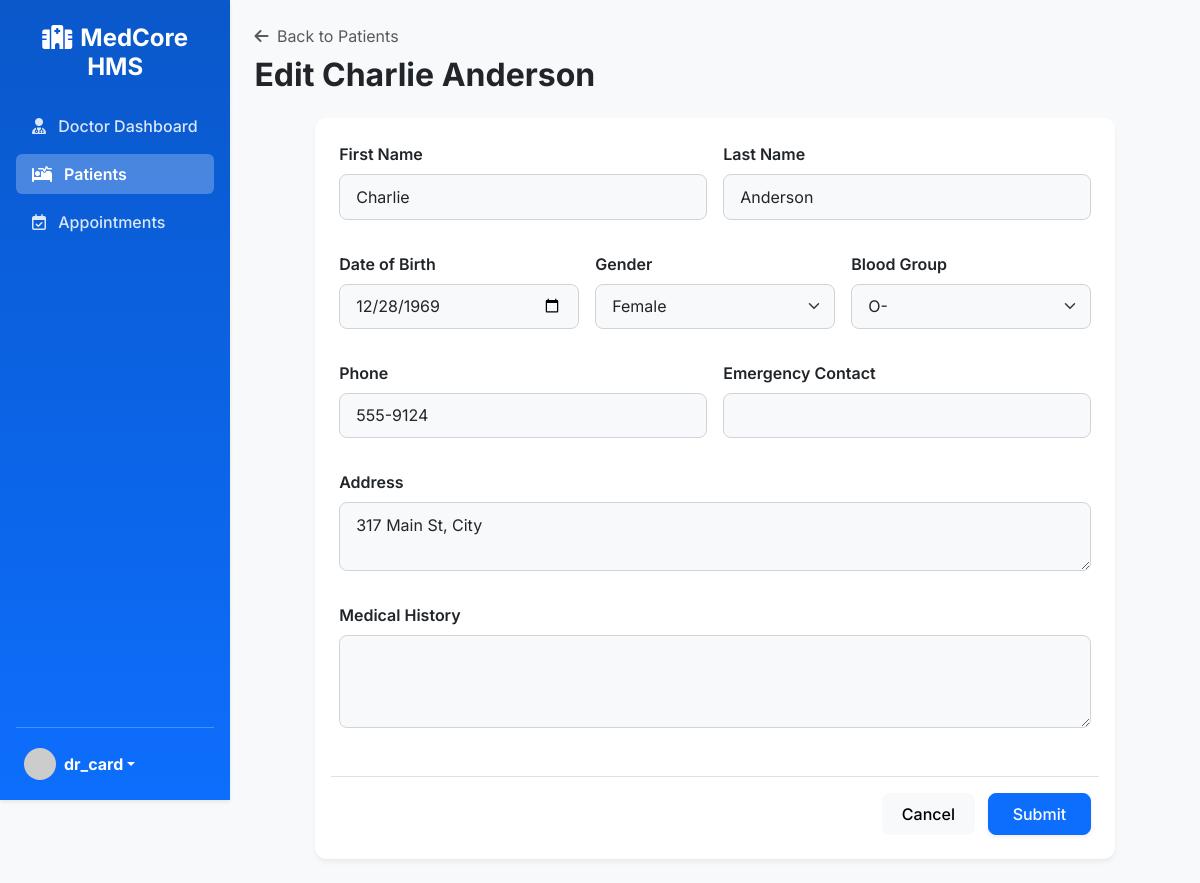
The page /patient/edit/1 (signed in) on the database its author committed.
### app/models.py (models this page shows, shortened)
class User(UserMixin, db.Model):
    __tablename__ = 'users'
    id = db.Column(db.Integer, primary_key=True)
    username = db.Column(db.String(64), unique=True, index=True)
    email = db.Column(db.String(120), unique=True, index=True)
    password_hash = db.Column(db.String(128))
    role = db.Column(db.String(20), nullable=False) # 'admin', 'doctor', 'receptionist'
    created_at = db.Column(db.DateTime, default=datetime.utcnow)
    last_login = db.Column(db.DateTime)
    doctor_profile = db.relationship('Doctor', backref='user', uselist=False, cascade="all, delete-orphan")
    patient_profile = db.relationship('Patient', backref='user', uselist=False, cascade="all, delete-orphan")

class Patient(db.Model):
    __tablename__ = 'patients'
    id = db.Column(db.Integer, primary_key=True)
    user_id = db.Column(db.Integer, db.ForeignKey('users.id'), nullable=True) # Optional link to user login if patients can login
    first_name = db.Column(db.String(64), nullable=False)
    last_name = db.Column(db.String(64), nullable=False)
    date_of_birth = db.Column(db.Date)
    gender = db.Column(db.String(10))
    blood_group = db.Column(db.String(5))
    phone = db.Column(db.String(20))
    address = db.Column(db.Text)
    emergency_contact = db.Column(db.String(100))
    medical_history = db.Column(db.Text)
    created_at = db.Column(db.DateTime, default=datetime.utcnow)
    appointments = db.relationship('Appointment', backref='patient', lazy='dynamic')
    bills = db.relationship('Billing', backref='patient', lazy='dynamic')
    medical_records = db.relationship('MedicalRecord', backref='patient', lazy='dynamic')

### app/blueprints/patient.py (the view, shortened to what this page needs)
@patient_bp.route('/edit/<int:id>', methods=['GET', 'POST'])
@login_required
@role_required(['admin', 'doctor', 'receptionist'])
def edit_patient(id):
    patient = Patient.query.get_or_404(id)
    form = PatientForm(obj=patient)
    return render_template('patient/form.html', form=form, title=f"Edit {patient.first_name} {patient.last_name}")

### app/forms.py
class PatientForm(FlaskForm):
    first_name = StringField('First Name', validators=[DataRequired(), Length(max=64)])
    last_name = StringField('Last Name', validators=[DataRequired(), Length(max=64)])
    date_of_birth = DateField('Date of Birth', format='%Y-%m-%d', validators=[Optional()])
    gender = SelectField('Gender', choices=[('Male', 'Male'), ('Female', 'Female'), ('Other', 'Other')], validators=[Optional()])
    blood_group = SelectField('Blood Group', choices=[('A+', 'A+'), ('A-', 'A-'), ('B+', 'B+'), ('B-', 'B-'), ('AB+', 'AB+'), ('AB-', 'AB-'), ('O+', 'O+'), ('O-', 'O-')], validators=[Optional()])
    phone = StringField('Phone', validators=[Optional(), Length(max=20)])
    address = TextAreaField('Address', validators=[Optional()])
    emergency_contact = StringField('Emergency Contact', validators=[Optional(), Length(max=100)])
    medical_history = TextAreaField('Medical History', validators=[Optional()])
    submit = SubmitField('Submit')

### app/models.py (called while the page is built)
@login_manager.user_loader
def load_user(user_id):
    return User.query.get(int(user_id))

### app/templates/patient/form.html (shortened to what this page needs)
{% extends "base.html" %}
{% block content %}
<div class="mb-4">
    <a href="{{ url_for('patient_bp.list_patients') }}" class="text-decoration-none text-muted"><i class="fa-solid fa-arrow-left me-1"></i> Back to Patients</a>
    <h2 class="fw-bold text-dark mt-2">{{ title }}</h2>
</div>
<div class="card p-4 mx-auto" style="max-width: 800px;">
    <form method="POST" action="">
        <div class="row g-3">
            <div class="col-md-6 mb-3">
                {{ form.first_name.label(class="form-label fw-semibold") }}
                {{ form.first_name(class="form-control bg-light") }}
            </div>
            <div class="col-md-6 mb-3">
                {{ form.last_name.label(class="form-label fw-semibold") }}
                {{ form.last_name(class="form-control bg-light") }}
            </div>
            <div class="col-md-4 mb-3">
                {{ form.date_of_birth.label(class="form-label fw-semibold") }}
                {{ form.date_of_birth(class="form-control bg-light") }}
            </div>
            <div class="col-md-4 mb-3">
                {{ form.gender.label(class="form-label fw-semibold") }}
                {{ form.gender(class="form-select bg-light") }}
            </div>
            <div class="col-md-4 mb-3">
                {{ form.blood_group.label(class="form-label fw-semibold") }}
                {{ form.blood_group(class="form-select bg-light") }}
            </div>
            <div class="col-md-6 mb-3">
                {{ form.phone.label(class="form-label fw-semibold") }}
                {{ form.phone(class="form-control bg-light") }}
            </div>
            <div class="col-md-6 mb-3">
                {{ form.emergency_contact.label(class="form-label fw-semibold") }}
                {{ form.emergency_contact(class="form-control bg-light") }}
            </div>
            <div class="col-12 mb-3">
                {{ form.address.label(class="form-label fw-semibold") }}
                {{ form.address(class="form-control bg-light", rows="2") }}
            </div>
            <div class="col-12 mb-4">
                {{ form.medical_history.label(class="form-label fw-semibold") }}
                {{ form.medical_history(class="form-control bg-light", rows="3") }}
            </div>
            <div class="col-12 text-end mt-4 pt-3 border-top">
                <a href="{{ url_for('patient_bp.list_patients') }}" class="btn btn-light me-2">Cancel</a>
                {{ form.submit(class="btn btn-primary px-4 shadow-sm") }}
            </div>
        </div>
    </form>
</div>
{% endblock %}

### app/templates/base.html (shortened to what this page needs)
<!DOCTYPE html>
<html lang="en">
<head>
    <link href="https://cdn.jsdelivr.net/npm/bootstrap@5.3.0/dist/css/bootstrap.min.css" rel="stylesheet">
    <link rel="stylesheet" href="https://cdnjs.cloudflare.com/ajax/libs/font-awesome/6.4.0/css/all.min.css">
    <link rel="stylesheet" href="https://cdn.datatables.net/1.13.4/css/dataTables.bootstrap5.min.css">
    <link rel="stylesheet" href="{{ url_for('static', filename='css/style.css') }}">
</head>
<body class="bg-light">
    <div id="wrapper" class="d-flex">
        {% if current_user.is_authenticated %}
        <nav id="sidebar" class="bg-primary text-white p-3 vh-100 position-sticky top-0 shadow-sm d-flex flex-column">
            <h4 class="mb-4 text-center mt-2 fw-bold text-white"><i class="fa-solid fa-hospital me-2"></i>MedCore HMS</h4>
            <ul class="nav flex-column mb-auto">
                {% if current_user.role == 'doctor' %}
                <li class="nav-item mb-2">
                    <a href="{{ url_for('doctor_bp.dashboard') }}" class="nav-link text-white sidebar-link rounded {% if request.endpoint == 'doctor_bp.dashboard' %}active{% endif %}">
                        <i class="fa-solid fa-user-md me-2"></i> Doctor Dashboard
                    </a>
                </li>
                {% endif %}
                {% if current_user.role in ['admin', 'doctor', 'receptionist'] %}
                <li class="nav-item mb-2">
                    <a href="{{ url_for('patient_bp.list_patients') }}" class="nav-link text-white sidebar-link rounded {% if 'patient_bp' in request.endpoint %}active{% endif %}">
                        <i class="fa-solid fa-bed-pulse me-2"></i> Patients
                    </a>
                </li>
                <li class="nav-item mb-2">
                    <a href="{{ url_for('appointment_bp.list_appointments') }}" class="nav-link text-white sidebar-link rounded {% if 'appointment_bp' in request.endpoint %}active{% endif %}">
                        <i class="fa-regular fa-calendar-check me-2"></i> Appointments
                    </a>
                </li>
                {% endif %}
            </ul>
            <hr class="mt-auto">
            <div class="dropdown">
                <a href="#" class="d-flex align-items-center text-white text-decoration-none dropdown-toggle px-2 py-1" id="dropdownUser1" data-bs-toggle="dropdown" aria-expanded="false">
                    <img src="https://ui-avatars.com/api/?name={{ current_user.username }}&background=EBF4FF&color=1e40af" alt="" width="32" height="32" class="rounded-circle me-2">
                    <strong>{{ current_user.username }}</strong>
                </a>
            </div>
        </nav>
        {% endif %}
        <main class="w-100 flex-grow-1 p-4" style="min-height: 100vh;">
            <div class="toast-container position-fixed top-0 end-0 p-3" style="z-index: 1055;">
            </div>
            {% block content %}{% endblock %}
        </main>
    </div>
</body>
</html>

### app/static/css/style.css (style rules this page uses)
:root { --primary-color: #0d6efd; --primary-dark: #0a58ca; --bg-light: #f8f9fa; --text-dark: #212529; }
body { font-family: 'Inter', sans-serif; background-color: #f4f7f6 !important; }
#sidebar { width: 280px; background: linear-gradient(180deg, var(--primary-dark) 0%, var(--primary-color) 100%) !important; transition: all 0.3s; }
.sidebar-link { transition: background-color 0.2s, color 0.2s; font-weight: 500; opacity: 0.85; }
.sidebar-link.active { background-color: rgba(255, 255, 255, 0.25); font-weight: 600; opacity: 1; }
.card { border: none; border-radius: 12px; box-shadow: 0 4px 6px -1px rgba(0, 0, 0, 0.05), 0 2px 4px -1px rgba(0, 0, 0, 0.03); transition: transform 0.2s; }
.form-control, .form-select { border-radius: 8px; border: 1px solid #ced4da; padding: 0.6rem 1rem; }
.btn { border-radius: 8px; padding: 0.5rem 1.2rem; font-weight: 500; }

### rows shown on the page
User: username "dr_card"
Patient: first_name "Charlie", last_name "Anderson", date_of_birth "12/28/1969", gender "Female", blood_group "O-", phone "555-9124", address "317 Main St, City"

### other values the page prints
{{ title }} "Edit Charlie Anderson"
